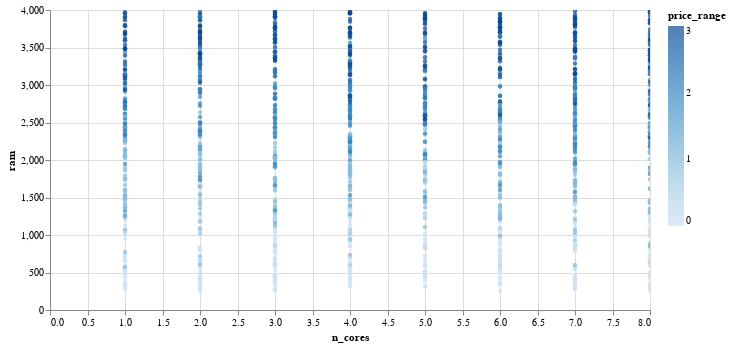

Notebook code for this chart:
### Code cell
chart=alt.Chart(df_train).mark_circle(size=20).encode(
    x='n_cores',
    y='ram',
    color='price_range'
).interactive().properties(
    width=600, height=300
)
chart

### Figure 1 — Vega-Lite specification as saved in the notebook (floating-point values rounded to 4 significant figures; data arrays with more than 128 entries replaced by an {"elided": "..."} marker saying what was removed)
{"config": {"view": {"continuousWidth": 400, "continuousHeight": 300}}, "data": {"name": "data-09822b38299182add12b59ea8bab1bfd"}, "mark": {"type": "circle", "size": 20}, "encoding": {"color": {"field": "price_range", "type": "quantitative"}, "x": {"field": "n_cores", "type": "quantitative"}, "y": {"field": "ram", "type": "quantitative"}}, "height": 300, "selection": {"selector002": {"type": "interval", "bind": "scales", "encodings": ["x", "y"]}}, "width": 600, "$schema": "https://vega.github.io/schema/vega-lite/v4.17.0.json", "datasets": {"data-09822b38299182add12b59ea8bab1bfd": {"elided": "1208 records"}}}
